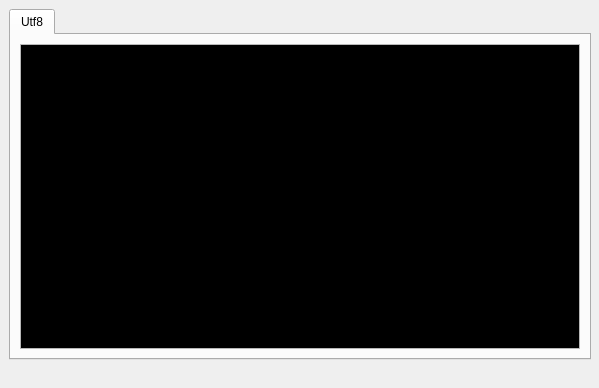
<?xml version="1.0" encoding="UTF-8"?>
<ui version="4.0">
 <class>Dialog</class>
 <widget class="QDialog" name="Dialog">
  <property name="geometry">
   <rect>
    <x>0</x>
    <y>0</y>
    <width>599</width>
    <height>388</height>
   </rect>
  </property>
  <property name="windowTitle">
   <string>dialog</string>
  </property>
  <widget class="QTabWidget" name="TabWidget">
   <property name="geometry">
    <rect>
     <x>9</x>
     <y>9</y>
     <width>582</width>
     <height>351</height>
    </rect>
   </property>
   <property name="currentIndex">
    <number>0</number>
   </property>
   <widget class="QWidget" name="tab">
    <property name="autoFillBackground">
     <bool>false</bool>
    </property>
    <property name="styleSheet">
     <string notr="true"/>
    </property>
    <attribute name="title">
     <string>Utf8</string>
    </attribute>
    <layout class="QGridLayout" name="gridLayout" columnstretch="1">
     <item row="0" column="0" rowspan="2">
      <widget class="QTextEdit" name="TextEdit1">
       <property name="palette">
        <palette>
         <active>
          <colorrole role="Text">
           <brush brushstyle="SolidPattern">
            <color alpha="255">
             <red>0</red>
             <green>255</green>
             <blue>0</blue>
            </color>
           </brush>
          </colorrole>
          <colorrole role="Base">
           <brush brushstyle="SolidPattern">
            <color alpha="255">
             <red>0</red>
             <green>0</green>
             <blue>0</blue>
            </color>
           </brush>
          </colorrole>
         </active>
         <inactive>
          <colorrole role="Text">
           <brush brushstyle="SolidPattern">
            <color alpha="255">
             <red>0</red>
             <green>255</green>
             <blue>0</blue>
            </color>
           </brush>
          </colorrole>
          <colorrole role="Base">
           <brush brushstyle="SolidPattern">
            <color alpha="255">
             <red>0</red>
             <green>0</green>
             <blue>0</blue>
            </color>
           </brush>
          </colorrole>
         </inactive>
         <disabled>
          <colorrole role="Text">
           <brush brushstyle="SolidPattern">
            <color alpha="255">
             <red>120</red>
             <green>120</green>
             <blue>120</blue>
            </color>
           </brush>
          </colorrole>
          <colorrole role="Base">
           <brush brushstyle="SolidPattern">
            <color alpha="255">
             <red>240</red>
             <green>240</green>
             <blue>240</blue>
            </color>
           </brush>
          </colorrole>
         </disabled>
        </palette>
       </property>
       <property name="font">
        <font>
         <pointsize>8</pointsize>
        </font>
       </property>
       <property name="readOnly">
        <bool>true</bool>
       </property>
      </widget>
     </item>
    </layout>
   </widget>
  </widget>
 </widget>
 <resources/>
 <connections/>
</ui>
